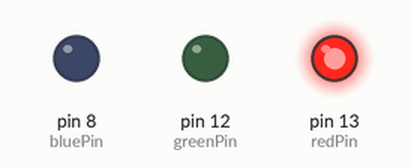
Bench run of a sketch on a simulated Arduino Uno, built with avr-gcc and run on an emulated ATmega328P. Parts: output pins drawn as LEDs (lit = HIGH).

Above: at 2.5 s.
At 7.5 s:
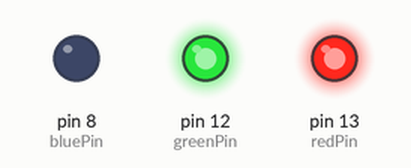
At 12.5 s:
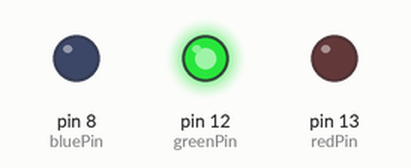
Timing chart, 0 to 19.5 s (numbered marks = the images above):
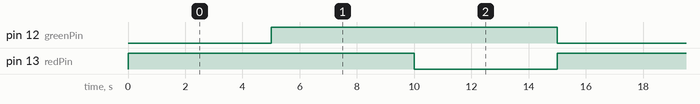

Measured:
- by itself, pin 12 (greenPin), pin 13 (redPin): alternates HIGH for 10.0 s and LOW for 5.0 s
- by itself, everything shown: repeats every 15.0 s, in 3 steps

The sketch:

arduino.ino
```cpp
// Traffic controller

// variables
int redPin = 13;
int bluePin = 8;
int greenPin = 12;

// delay
int delay_time = 5000;


void setup() {
  pinMode(redPin, OUTPUT);
  pinMode(greenPin,OUTPUT);
  pinMode(bluePin, OUTPUT);
}

void loop() {

  digitalWrite(redPin, HIGH);
  digitalWrite(bluePin, LOW);
  digitalWrite(greenPin, LOW);
  delay(delay_time);

  digitalWrite(redPin,HIGH);
  digitalWrite(bluePin, LOW);
  digitalWrite(greenPin, HIGH);
  delay(delay_time);

  digitalWrite(redPin, LOW);
  digitalWrite(bluePin, LOW);
  digitalWrite(greenPin, HIGH);
  delay(delay_time);
}
```

baremetal.c
```cpp
#include <avr/io.h>
#include <util/delay.h>
#include <avr/interrupt.h>

// redPin - 13 pin - PB5
// greenPin - 12 pin - PB4
// bluePin - 8 pin - PB0

int main(void)
{
  // OUTPUT MODE
  DDRB |= (1<<DDB5) | (1<<DDB4) | (1<<DDB0);


  while(true)
  {
      // RED ON
      PORTB |= (1<<PB5);
      _delay_ms(5000);
      // YELLOW ON
      PORTB |= (1<<PB5) | (1<<PB4);
      _delay_ms(5000);
      // GREEN ON
      PORTB &= ~(1<<PB5);
      PORTB |= (1<<PB4);
      _delay_ms(5000);
      PORTB &= ~(1<<PB4);
  }
  return 0;
}
```
